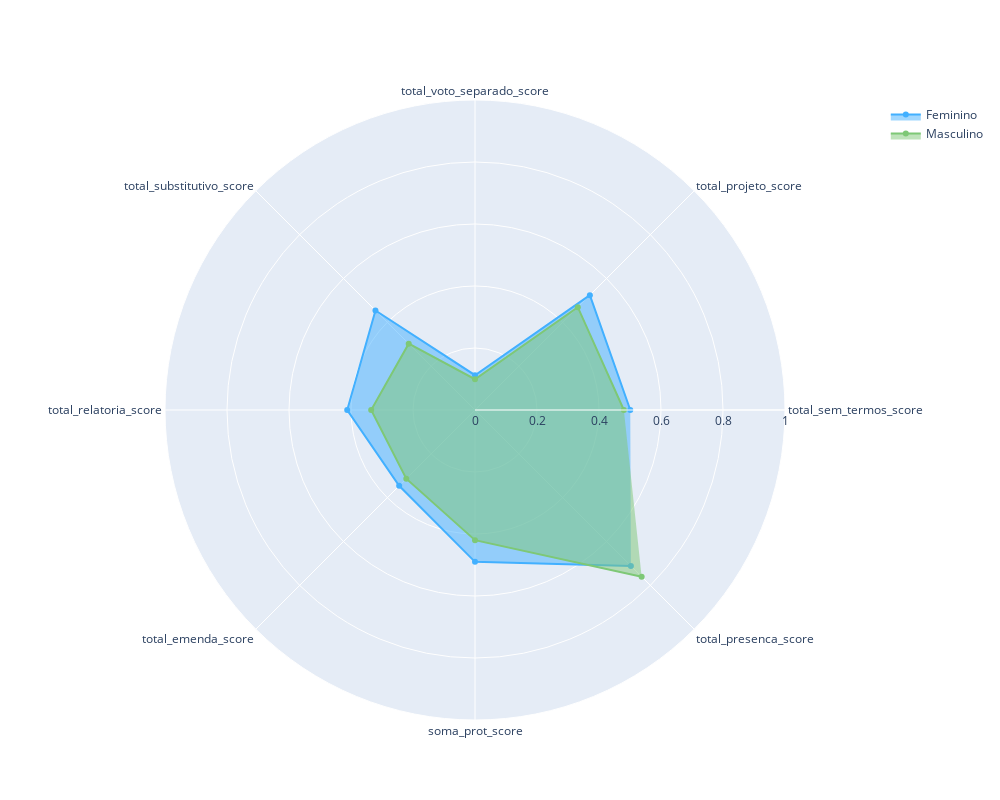

This figure's notebook cell:
### Code cell
# Por sexo
sexo = indicadores.groupby(['sexo']).mean().reset_index()

categories = ['total_sem_termos_score','total_projeto_score','total_voto_separado_score','total_substitutivo_score','total_relatoria_score','total_emenda_score','soma_prot_score','total_presenca_score']

color_map = {
    'Masculino': '#7EC876',
    'Feminino': '#42B0FF'
}

fig = go.Figure()

# Adicionar traces ao gráfico para cada combinação de bloco e sexo
for (sexo), group in sexo.groupby(['sexo']):
    fig.add_trace(go.Scatterpolar(
        r=group[categories].values.flatten().tolist(),
        theta=categories,
        fill='toself',
        name=f'{sexo}',
        line_color=color_map[sexo],
    ))

# Customização do gráfico
fig.update_layout(
    polar=dict(
        radialaxis=dict(
            visible=True,
            range=[0, 1]  # ajuste conforme necessário
        )),
    showlegend=True,
    width=1000,  # Largura da figura
    height=800  # Altura da figura
)

# Salvando o gráfico
fig.show()

### Figure 1 — Plotly figure (JSON) as saved in the notebook; plotly's stock layout.template omitted (floating-point values rounded to 4 significant figures)
{"data": [{"fill": "toself", "line": {"color": "#42B0FF"}, "name": "Feminino", "r": [0.5009, 0.524, 0.1122, 0.4541, 0.4122, 0.3459, 0.4898, 0.7112], "theta": ["total_sem_termos_score", "total_projeto_score", "total_voto_separado_score", "total_substitutivo_score", "total_relatoria_score", "total_emenda_score", "soma_prot_score", "total_presenca_score"], "type": "scatterpolar"}, {"fill": "toself", "line": {"color": "#7EC876"}, "name": "Masculino", "r": [0.4802, 0.4689, 0.09934, 0.3024, 0.3349, 0.3135, 0.4199, 0.7603], "theta": ["total_sem_termos_score", "total_projeto_score", "total_voto_separado_score", "total_substitutivo_score", "total_relatoria_score", "total_emenda_score", "soma_prot_score", "total_presenca_score"], "type": "scatterpolar"}], "layout": {"height": 800, "polar": {"angularaxis": {"type": "category"}, "radialaxis": {"autorange": false, "range": [0, 1], "type": "linear", "visible": true}}, "showlegend": true, "width": 1000}}
